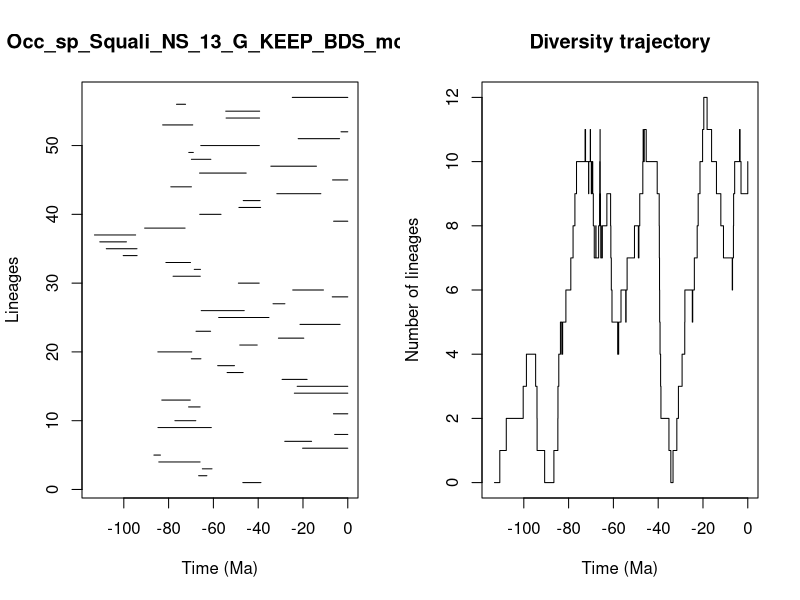

Write the R code that produced this figure.


pdf(file='../Results/Species_NS/5_MA_bins_EP_FT/pyrate_mcmc_logs/Occ_sp_Squali_NS_13_G_KEEP_BDS_mcmc_LTT.pdf',width=0.6*20, height=0.6*10)
title = "Occ_sp_Squali_NS_13_G_KEEP_BDS_mcmc"
ts=c(46.86462142143158, 66.58935782558251,64.9308853482484,84.3809112380136,86.5642424288568,20.176826712443933,28.139383112955915,5.853189152334544,84.74920331560783,77.18470672946512,6.407837157242184,71.08148161002349,83.04256495432027,23.85623306467207,22.59135644629796,29.327086522736593,53.87749087620804,58.082722570783396,69.86084336076664,84.79926714654233,48.22866164269801,30.96590685501475,67.75318876676243,21.335404923718336,57.64605558724,65.44161313185711,33.37210124060582,6.935220211498055,24.581796806967503,48.84894498475878,78.00612607431223,68.54869056987624,81.21041647964478,100.27520804783035,107.82436746468831,110.71986399378456,113.1019959490316,90.69677528980863,6.324778541155545,66.10607945880194,48.606995051140004,46.678331677616,31.673700519549644,79.01513948101152,6.800899404605677,66.17711876104589,34.35226748186778,69.81597503664368,70.99117159812812,65.6346043052441,22.14658998133724,3.0179084901651305,82.65742200414064,54.32823532646231,54.49461768339806,76.46742406957678,24.77003704115214)
te=c(38.77302637094902, 62.915464184973935,60.62776133301166,65.9515002804243,83.64639623435353,0.0,16.158567954906683,0.0,60.92900118023526,67.85756265327309,0.0,65.92527845060552,70.32439074250894,0.0,0.0,18.166623603549496,46.71310725158416,50.58983138847801,65.57021636150789,69.65655433120065,40.44082364678103,19.6381757750803,61.24498763104978,3.4337710207192513,35.1967576957746,46.23140329787339,28.079891017287327,0.0,10.850011755176485,39.54980079934809,65.86579812660591,65.77140634270884,70.2299806652404,94.06374342859884,94.11095091234837,98.83385433834877,94.72002141641966,72.64638612268492,0.0,56.602006700009255,38.91926647885953,39.169934632113204,12.030224687302171,69.81767849138211,0.0,45.35155947508985,13.984352641860873,61.13645827590932,68.96437177562497,39.48513712693865,3.6770138993461265,0.0,69.22070781806117,39.403343463608024,39.34377819963805,72.43476786818016,0.0)
div_traj=c(0, 1,2,3,4,3,2,1,0,1,2,3,4,5,4,5,6,7,8,9,10,11,10,9,10,11,10,9,10,9,10,9,8,7,8,7,8,9,10,11,10,9,8,7,8,7,8,9,8,7,6,5,4,5,6,5,6,7,8,7,8,9,10,11,10,11,10,9,8,7,6,5,4,3,2,1,0,1,2,3,4,5,6,5,6,7,8,9,10,11,12,11,10,9,8,7,6,7,8,9,10,11,10,9,10)
time_events=c(113.1019959490316, 110.71986399378456,107.82436746468831,100.27520804783035,98.83385433834877,94.72002141641966,94.11095091234837,94.06374342859884,90.69677528980863,86.5642424288568,84.79926714654233,84.74920331560783,84.3809112380136,83.64639623435353,83.04256495432027,82.65742200414064,81.21041647964478,79.01513948101152,78.00612607431223,77.18470672946512,76.46742406957678,72.64638612268492,72.43476786818016,71.08148161002349,70.99117159812812,70.32439074250894,70.2299806652404,69.86084336076664,69.81767849138211,69.81597503664368,69.65655433120065,69.22070781806117,68.96437177562497,68.54869056987624,67.85756265327309,67.75318876676243,66.58935782558251,66.17711876104589,66.10607945880194,65.9515002804243,65.92527845060552,65.86579812660591,65.77140634270884,65.6346043052441,65.57021636150789,65.44161313185711,64.9308853482484,62.915464184973935,61.24498763104978,61.13645827590932,60.92900118023526,60.62776133301166,58.082722570783396,57.64605558724,56.602006700009255,54.49461768339806,54.32823532646231,53.87749087620804,50.58983138847801,48.84894498475878,48.606995051140004,48.22866164269801,46.86462142143158,46.71310725158416,46.678331677616,46.23140329787339,45.35155947508985,40.44082364678103,39.54980079934809,39.48513712693865,39.403343463608024,39.34377819963805,39.169934632113204,38.91926647885953,38.77302637094902,35.1967576957746,34.35226748186778,33.37210124060582,31.673700519549644,30.96590685501475,29.327086522736593,28.139383112955915,28.079891017287327,24.77003704115214,24.581796806967503,23.85623306467207,22.59135644629796,22.14658998133724,21.335404923718336,20.176826712443933,19.6381757750803,18.166623603549496,16.158567954906683,13.984352641860873,12.030224687302171,10.850011755176485,6.935220211498055,6.800899404605677,6.407837157242184,6.324778541155545,5.853189152334544,3.6770138993461265,3.4337710207192513,3.0179084901651305,0.0)
                par(mfrow=c(1,2))
                L = length(ts)
                plot(ts, 1:L , xlim=c(-max(ts)-1,0), pch=20, type="n", main=title,xlab="Time (Ma)",ylab="Lineages")
                for (i in 1:L){segments(x0=-te[i],y0=i,x1=-ts[i],y1=i)}    
                t = -time_events
                plot(div_traj ~ t,type="s", main = "Diversity trajectory",xlab="Time (Ma)",ylab="Number of lineages",xlim=c(-max(ts)-1,0))
                abline(v=c(65,200,251,367,445),lty=2,col="gray")
                
